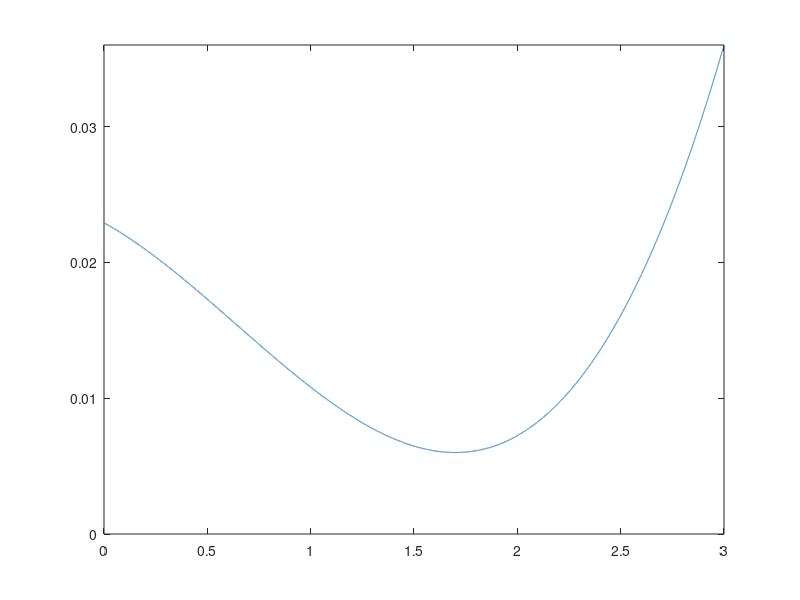

The MATLAB source for this figure: (Note: this script raises an error after producing the figure.)
% Creating a floor downforce function based on geometry and airflow as
% opposed to just a numerical approximation
clear all
close all
clc

%% Defining the floor geometry
% Going to start by redefining everything so I can just tweak this section
% Start by defining the floor length and width
FloorLength = 3;
FloorWidth = 1.5;
FloorIndices = 30001;

% Create an array of floor distances based on the floor length
FloorArray = linspace(0, FloorLength, FloorIndices)';

% Start by defining static front and rear ride heights
StaticRRH = 0.11;
FloorAngle = 0.25;
StaticFRH = StaticRRH - FloorLength * sind(FloorAngle);
%StaticFRH = 0.0943;


% Defining the x and y for the low point of the floor
Xlow = 1.7;
Ylow = 0.08;
% Will form a quadratic defining the floor profile
temp1 = zeros([4, 4]);
temp2 = zeros([4, 1]);

% Lowering the floor here while working on code
StaticFRH = StaticFRH - 0.074;
StaticRRH = StaticRRH - 0.074;
Ylow = Ylow - 0.074;

temp1(1, 4) = 1;
temp1(2, 1) = FloorLength^3;
temp1(2, 2) = FloorLength^2;
temp1(2, 3) = FloorLength;
temp1(2, 4) = 1;
temp1(3, 1) = Xlow^3;
temp1(3, 2) = Xlow^2;
temp1(3, 3) = Xlow;
temp1(3, 4) = 1;
temp1(4, 1) = 3 * Xlow^2;
temp1(4, 2) = 2 * Xlow;
temp1(4, 3) = 1;

temp2(1) = StaticFRH;
temp2(2) = StaticRRH;
temp2(3) = Ylow;
temp2(4) = 0;

% Solving
values = linsolve(temp1, temp2);
a = values(1);
b = values(2);
c = values(3);
d = values(4);

% Defining the floor profile
FloorProfile = a * FloorArray.^3 + b * FloorArray.^2 + c * FloorArray + d;

% While working on this code will plot this
figure
plot(FloorArray, FloorProfile)
xlim([0, FloorLength])
ylim([0, StaticRRH])
%axis equal

%% Doing the airflow stuff 
% Defining the inlet air conditions
Ti = 293.15; % This is in Kelvin so is 20 degrees celcius
Pi = 10^5; % Atmospheric pressure set to 1 bar
R = 287;
gamma = 1.4;
density = Pi / (287 * Ti);
% Will assume density is constant throughout
SoSi = sqrt(gamma * R * Ti);

% Define the car speed which is also inlet air speed
vCar = 320; % This is in kph will convert to m/s
vCar = (vCar * 10^3)/3600;

Mi = vCar / SoSi;

% Defining empty arrays to be populated
airspeeds = zeros([FloorIndices, 1]);
airMachs = zeros([FloorIndices, 1]);
airPressures = zeros([FloorIndices, 1]);
airTemps = zeros([FloorIndices, 1]);
Sos = zeros([FloorIndices, 1]);

airspeeds(1) = vCar;
airMachs(1) = Mi;
airPressures(1) = Pi;
airTemps(1) = Ti;
Sos(1) = SoSi;

% Defining an array of areas
A = FloorProfile * FloorWidth;

% Defining the constants to be used throughout
constant1 = Ti * (1 + 0.5 * (gamma - 1) * Mi^2);
constant2 = Ti / (Pi^((gamma - 1) / gamma));

% Mass flow loss fraction when stalling
Mflowloss = 0.7;

% Running the for loop across the length of the floor
for i = 2:FloorIndices
    % Finding the new air speed
    deltaA = A(i) - A(i-1);
    deltaairspeeds = (airspeeds(i-1) * deltaA) / (A(i-1) * (airMachs(i-1)^2 - 1));

    airspeeds(i) = airspeeds(i-1) + deltaairspeeds;
    
    % Finding the new air temp
    airTemps(i) = constant1 - (((gamma - 1) * airspeeds(i)^2) / (2 * gamma * R));

    % Finding the new mach number
    Sos(i) = sqrt(gamma * R * airTemps(i));
    airMachs(i) = airspeeds(i) / Sos(i);

    % Once mach is found want to check if it is greater than 1 and if so
    % correct it as a normal shock would have occurred
    if airMachs(i) > 0.99
        airspeeds(i) = airspeeds(i) * (1 - Mflowloss);
        % Finding the new air temp
        airTemps(i) = constant1 - (((gamma - 1) * airspeeds(i)^2) / (2 * gamma * R));
        % Finding the new mach number
        Sos(i) = sqrt(gamma * R * airTemps(i));
        airMachs(i) = airspeeds(i) / Sos(i);
    end

    % Finding the new air pressure
    airPressures(i) = (airTemps(i) / constant2) ^ (gamma / (gamma - 1));
end

% Plotting the variation of area, air speed, mach number and pressure along
% the length of the floor
figure 
tiledlayout(2, 2)
nexttile
plot(FloorArray, A)
xlabel('Distance along the floor (m)')
ylabel('Floor cross sectional area (m^2)')

nexttile
plot(FloorArray, airspeeds)
xlabel('Distance along the floor (m)')
ylabel('Air speed under the floor (m/s)')

nexttile
plot(FloorArray, airMachs)
xlabel('Distance along the floor (m)')
ylabel('Mach number under the floor')

nexttile
plot(FloorArray, airPressures)
xlabel('Distance along the floor (m)')
ylabel('Air pressure under the floor (kg/m^2)')

% Finding the difference between the pressure under the floor and the
% ambient pressure
deltaP = Pi - airPressures;

% Integrating this over the floor area to find the overall downforce
% generated by the floor
Downforce = sum(deltaP * FloorWidth * (FloorArray(2) - FloorArray(1)));

% Converting this to kilograms of downforce
DownforceKG = Downforce / 9.81;

% Printing the output value
disp(DownforceKG)

%% Running the sweeps
% The above is giving downforce values that look vaguely reasonable if a
% bit high, want to now look into creating 3D plots of downforce values
% from various rear ride heights and car speeds, will not be considering
% the angle of the floor for now
% Want to define an array of car speeds and ride heights to test
vCararray = linspace(50, 350, 61)';
Diff2staticarray = linspace(0, -0.075, 76)';

% Creating an empty downforce array
DownforceVals = zeros(length(vCararray), length(Diff2staticarray));
avgdist2road = zeros(length(vCararray), length(Diff2staticarray));

% Running a double for loop to populate the downforce array
for i = 1:length(vCararray)
    for j = 1:length(Diff2staticarray)
        % Start by defining static front and rear ride heights
        StaticRRH = 0.11;
        FloorAngle = 0.25;
        StaticFRH = StaticRRH - FloorLength * sind(FloorAngle);
        
        % Defining the x and y for the low point of the floor
        Xlow = 1.7;
        Ylow = 0.08;

        % Will form a quadratic defining the floor profile
        temp1 = zeros([4, 4]);
        temp2 = zeros([4, 1]);
        
        
        % Lowering the floor here while working on code
        StaticFRH = StaticFRH + Diff2staticarray(j);
        StaticRRH = StaticRRH + Diff2staticarray(j);
        Ylow = Ylow + Diff2staticarray(j);
        
        temp1(1, 4) = 1;
        temp1(2, 1) = FloorLength^3;
        temp1(2, 2) = FloorLength^2;
        temp1(2, 3) = FloorLength;
        temp1(2, 4) = 1;
        temp1(3, 1) = Xlow^3;
        temp1(3, 2) = Xlow^2;
        temp1(3, 3) = Xlow;
        temp1(3, 4) = 1;
        temp1(4, 1) = 3 * Xlow^2;
        temp1(4, 2) = 2 * Xlow;
        temp1(4, 3) = 1;
        
        temp2(1) = StaticFRH;
        temp2(2) = StaticRRH;
        temp2(3) = Ylow;
        temp2(4) = 0;
        
        % Solving
        values = linsolve(temp1, temp2);
        a = values(1);
        b = values(2);
        c = values(3);
        d = values(4);
        
        % Defining the floor profile
        FloorProfile = a * FloorArray.^3 + b * FloorArray.^2 + c * FloorArray + d;

        % Finding the average distance between the floor and the road
        avgdist2road(i, j) = mean(FloorProfile);

        % Defining the inlet air conditions
        Ti = 293.15; % This is in Kelvin so is 20 degrees celcius
        Pi = 10^5; % Atmospheric pressure set to 1 bar
        R = 287;
        gamma = 1.4;
        density = Pi / (287 * Ti);
        % Will assume density is constant throughout
        SoSi = sqrt(gamma * R * Ti);
        
        % Define the car speed which is also inlet air speed
        vCar = vCararray(i); % This is in kph will convert to m/s
        vCar = (vCar * 10^3)/3600;
        
        Mi = vCar / SoSi;
        
        % Defining empty arrays to be populated
        airspeeds = zeros([FloorIndices, 1]);
        airMachs = zeros([FloorIndices, 1]);
        airPressures = zeros([FloorIndices, 1]);
        airTemps = zeros([FloorIndices, 1]);
        Sos = zeros([FloorIndices, 1]);
        
        airspeeds(1) = vCar;
        airMachs(1) = Mi;
        airPressures(1) = Pi;
        airTemps(1) = Ti;
        Sos(1) = SoSi;
        
        % Defining an array of areas
        A = FloorProfile * FloorWidth;
        
        % Defining the constants to be used throughout
        constant1 = Ti * (1 + 0.5 * (gamma - 1) * Mi^2);
        constant2 = Ti / (Pi^((gamma - 1) / gamma));
        
        % Mass flow loss fraction when stalling
        Mflowloss = 0.7;
        
        % Running the for loop across the length of the floor
        for k = 2:FloorIndices
            % Finding the new air speed
            deltaA = A(k) - A(k-1);
            deltaairspeeds = (airspeeds(k-1) * deltaA) / (A(k-1) * (airMachs(k-1)^2 - 1));
        
            airspeeds(k) = airspeeds(k-1) + deltaairspeeds;
            
            % Finding the new air temp
            airTemps(k) = constant1 - (((gamma - 1) * airspeeds(k)^2) / (2 * gamma * R));
        
            % Finding the new mach number
            Sos(k) = sqrt(gamma * R * airTemps(k));
            airMachs(k) = airspeeds(k) / Sos(k);
        
            % Once mach is found want to check if it is greater than 1 and if so
            % correct it as a normal shock would have occurred
            if airMachs(k) > 0.99
                airspeeds(k) = airspeeds(i) * (1 - Mflowloss);
                % Finding the new air temp
                airTemps(k) = constant1 - (((gamma - 1) * airspeeds(k)^2) / (2 * gamma * R));
                % Finding the new mach number
                Sos(k) = sqrt(gamma * R * airTemps(k));
                airMachs(k) = airspeeds(k) / Sos(k);
            end
    
            % Finding the new air pressure
            airPressures(k) = (airTemps(k) / constant2) ^ (gamma / (gamma - 1));
        end
        
        % Finding the difference between the pressure under the floor and the
        % ambient pressure
        deltaP = Pi - airPressures;

        % Integrating this over the floor area to find the overall downforce
        % generated by the floor
        DownforceVals(i, j) = sum(deltaP * FloorWidth * (FloorArray(2) - FloorArray(1)));
    end
end

% 3d plotting
% Start by convertin diff to rear ride height values
RRHarray = Diff2staticarray + 0.11;
% Creating an average ride height array
avgRideHeight = avgdist2road(1, :)';
% Create the meshgrid arrays for X and Y values
[avgRideHeightmesh, vCararraymesh] = meshgrid(avgRideHeight, vCararray);
figure
colormap(turbo)
%scatter3(avgRideHeightmesh, vCararraymesh, DownforceVals, '.')
ylabel('vCar (kph)')
xlabel('Average ride height (m)')
zlabel('Downforce generated (N)')

%% Creating the fitted function
% Need to start by constructing the input vectors for the fit function
num = length(avgRideHeightmesh(1, :)) * length(avgRideHeightmesh(:, 1));
avgRideHeightcolumn = reshape(avgRideHeightmesh, [num, 1]);
vCarcolumn = reshape(vCararraymesh, [num, 1]);

% And the downforce vector
DownforceValscolumn = reshape(DownforceVals, [num, 1]);

% Fitting
fittedDWFfunc = fit([avgRideHeightcolumn vCarcolumn], DownforceValscolumn, 'poly55', 'normalize', 'on');

% Prediciting values, start by normalizing inputs
avgRideHeightcolumnnormal = (avgRideHeightcolumn - mean(avgRideHeightcolumn)) / std(avgRideHeightcolumn);
vCarcolumnnormal = (vCarcolumn - mean(vCarcolumn)) / std(vCarcolumn);
x = avgRideHeightcolumnnormal;
y = vCarcolumnnormal;

% Predicting
predictedvals = fittedDWFfunc.p00 + fittedDWFfunc.p10.*x + fittedDWFfunc.p01.*y + fittedDWFfunc.p20.*x.^2 + fittedDWFfunc.p11.*x.*y + fittedDWFfunc.p02.*y.^2 ... 
    + fittedDWFfunc.p30.*x.^3 + fittedDWFfunc.p21.*x.^2.*y + fittedDWFfunc.p12.*x.*y.^2 + fittedDWFfunc.p03.*y.^3 + fittedDWFfunc.p40.*x.^4 ...
    + fittedDWFfunc.p31.*x.^3.*y + fittedDWFfunc.p22.*x.^2.*y.^2 + fittedDWFfunc.p13.*x.*y.^3 + fittedDWFfunc.p04.*y.^4 + fittedDWFfunc.p50.*x.^5 ...
    + fittedDWFfunc.p41.*x.^4.*y ...
    + fittedDWFfunc.p32.*x.^3.*y.^2 + fittedDWFfunc.p23.*x.^2.*y.^3 + fittedDWFfunc.p14.*x.*y.^4 + fittedDWFfunc.p05.*y.^5;

predictedvalsmesh = reshape(predictedvals, [length(avgRideHeightmesh(:, 1)) length(avgRideHeightmesh(1, :))]);

% Plotting with scattered actual values
hold on
surf(avgRideHeightmesh, vCararraymesh, predictedvalsmesh)

% Plotting all of the points where the model says that the floor is
% generating lift overall
% figure
% colormap(turbo)
% %scatter3(avgRideHeightmesh, vCararraymesh, DownforceVals, '.')
% ylabel('vCar (kph)')
% xlabel('Average ride height (m)')
% zlabel('Downforce generated (N)')
% % Plotting with scattered actual values
% hold on
% surf(avgRideHeightmesh, vCararraymesh, predictedvalsmesh)
% zlim([-10^5, 0])

% Want to for a range of car speeds plot the relationship of downforce
% generated with respect to ride height
for i = 1:5
    figure 
    tiledlayout(4, 3)
    for j = 1:12
        nexttile
        plot(avgRideHeightmesh(j + (i-1)*12, :), predictedvalsmesh(j + (i-1)*12, :))
        title(['Speed = ', num2str(vCararraymesh((j + (i-1)*12), 1))])
    end
end

%% Saving variables
% Saving variables produced by this script to be later used in the overall
% car model
avgRHmean = mean(avgRideHeightcolumn);
avgRHstd = std(avgRideHeightcolumn);
vCarmean = mean(vCarcolumn);
vCarstd = std(vCarcolumn);
save("C:\Users\joegr\Repos\FYP\MyCode\Porpoising\FullCarModel\AeroValues", "avgRHmean", "avgRHstd", "vCarmean", "vCarstd", "fittedDWFfunc")